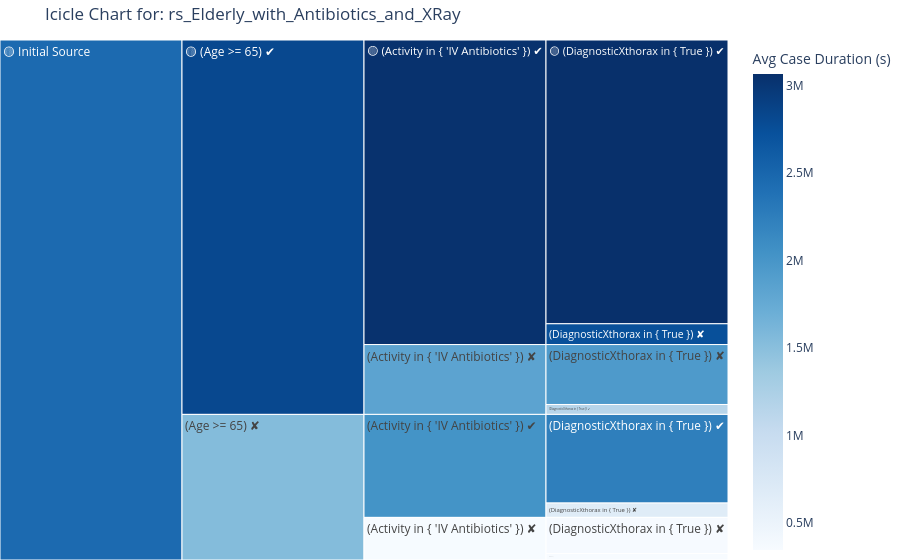
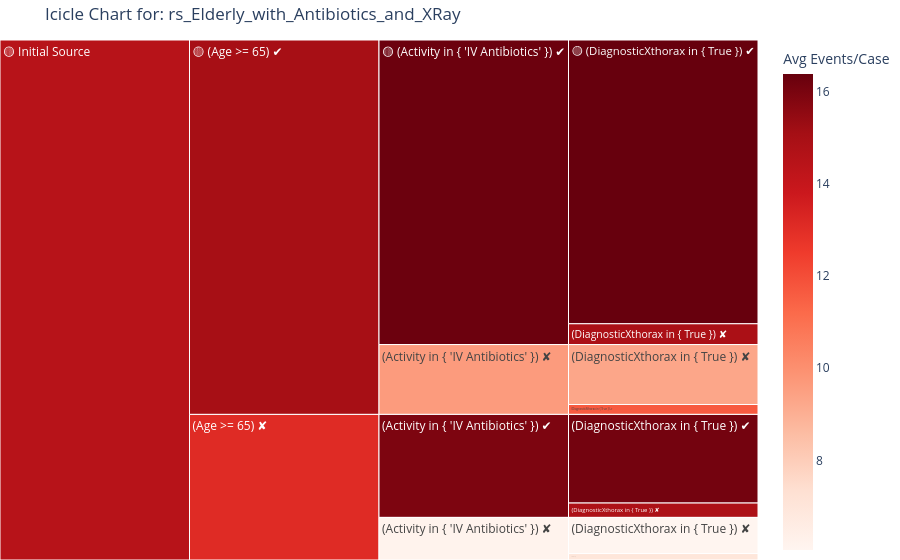
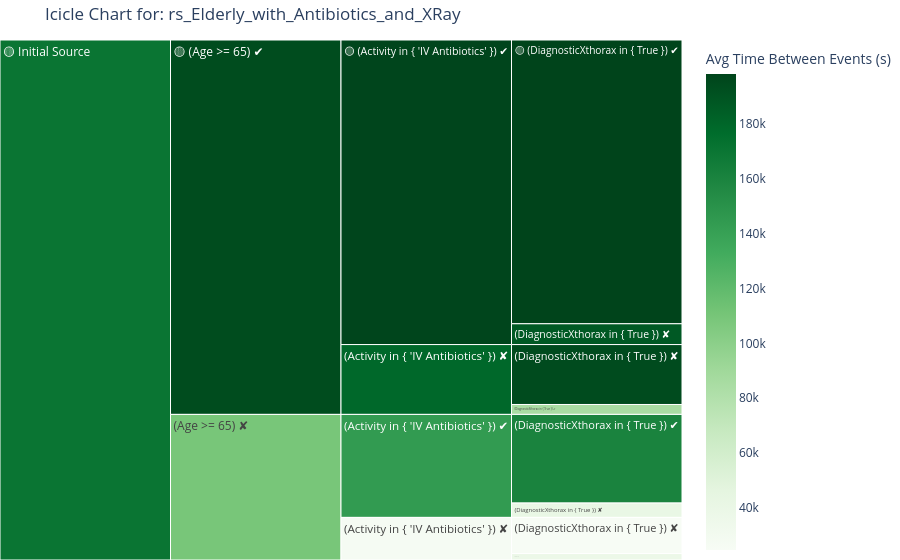

The notebook cell saved with these charts, in order:
### Markdown cell above
When examining the visualization results, it becomes clear that, as expected, elderly patients form a substantial proportion of ER visitors and generally remain in the ER for longer periods. Among these elderly patients, roughly three-quarters received IV antibiotics, compared to about two-thirds of patients younger than 65. Receiving IV antibiotics significantly increased the length of stay, with the effect being more pronounced in elderly patients than in younger ones.  

In contrast, X-rays were common across all groups but did not appear to substantially extend ER stay durations. Similarly, the patterns for time between events and the total number of events mirrored those for overall duration: both increased with the administration of IV antibiotics, but showed no additional increase when X-rays were involved.

### Code cell
query_exploration_icicle('rs_Elderly_with_Antibiotics_and_XRay', log_view, metric='avg_case_duration_seconds', details=False)
query_exploration_icicle('rs_Elderly_with_Antibiotics_and_XRay', log_view, metric='avg_events_per_case', details=False)
query_exploration_icicle('rs_Elderly_with_Antibiotics_and_XRay', log_view, metric='avg_time_between_events', details=False)

### Figure 1 — Plotly figure (JSON) as saved in the notebook; plotly's stock layout.template omitted (floating-point values rounded to 4 significant figures)
{"data": [{"branchvalues": "total", "customdata": [["<b>573 cases</b><br>Avg Case Duration (s): 35d 11h 40m", 3066000.0], ["<b>42 cases</b><br>Avg Case Duration (s): 31d 16h 38m", 2738000.0], ["<b>20 cases</b><br>Avg Case Duration (s): 13d 8h 49m", 1155000.0], ["<b>121 cases</b><br>Avg Case Duration (s): 22d 12h 51m", 1947000.0], ["<b>179 cases</b><br>Avg Case Duration (s): 25d 23h 52m", 2246000.0], ["<b>29 cases</b><br>Avg Case Duration (s): 7d 18h 20m", 670900.0], ["<b>13 cases</b><br>Avg Case Duration (s): 4d 19m", 346800.0], ["<b>73 cases</b><br>Avg Case Duration (s): 4d 3h 44m", 359100.0], ["(?)", 3044000.0], ["(?)", 1835000.0], ["(?)", 2026000.0], ["(?)", 357200.0], ["(?)", 2818000.0], ["(?)", 1538000.0], ["(?)", 2460000.0]], "domain": {"x": [0, 1], "y": [0, 1]}, "hovertemplate": "%{customdata[0]}<extra></extra>", "ids": ["🟡 Initial Source/🟡 (Age >= 65) ✔/🟡 (Activity in { 'IV Antibiotics' }) ✔/🟡 (DiagnosticXthorax in { True }) ✔", "🟡 Initial Source/🟡 (Age >= 65) ✔/🟡 (Activity in { 'IV Antibiotics' }) ✔/(DiagnosticXthorax in { True }) ✘", "🟡 Initial Source/🟡 (Age >= 65) ✔/(Activity in { 'IV Antibiotics' }) ✘/(DiagnosticXthorax in { True }) ✔", "🟡 Initial Source/🟡 (Age >= 65) ✔/(Activity in { 'IV Antibiotics' }) ✘/(DiagnosticXthorax in { True }) ✘", "🟡 Initial Source/(Age >= 65) ✘/(Activity in { 'IV Antibiotics' }) ✔/(DiagnosticXthorax in { True }) ✔", "🟡 Initial Source/(Age >= 65) ✘/(Activity in { 'IV Antibiotics' }) ✔/(DiagnosticXthorax in { True }) ✘", "🟡 Initial Source/(Age >= 65) ✘/(Activity in { 'IV Antibiotics' }) ✘/(DiagnosticXthorax in { True }) ✔", "🟡 Initial Source/(Age >= 65) ✘/(Activity in { 'IV Antibiotics' }) ✘/(DiagnosticXthorax in { True }) ✘", "🟡 Initial Source/🟡 (Age >= 65) ✔/🟡 (Activity in { 'IV Antibiotics' }) ✔", "🟡 Initial Source/🟡 (Age >= 65) ✔/(Activity in { 'IV Antibiotics' }) ✘", "🟡 Initial Source/(Age >= 65) ✘/(Activity in { 'IV Antibiotics' }) ✔", "🟡 Initial Source/(Age >= 65) ✘/(Activity in { 'IV Antibiotics' }) ✘", "🟡 Initial Source/🟡 (Age >= 65) ✔", "🟡 Initial Source/(Age >= 65) ✘", "🟡 Initial Source"], "labels": ["🟡 (DiagnosticXthorax in { True }) ✔", "(DiagnosticXthorax in { True }) ✘", "(DiagnosticXthorax in { True }) ✔", "(DiagnosticXthorax in { True }) ✘", "(DiagnosticXthorax in { True }) ✔", "(DiagnosticXthorax in { True }) ✘", "(DiagnosticXthorax in { True }) ✔", "(DiagnosticXthorax in { True }) ✘", "🟡 (Activity in { 'IV Antibiotics' }) ✔", "(Activity in { 'IV Antibiotics' }) ✘", "(Activity in { 'IV Antibiotics' }) ✔", "(Activity in { 'IV Antibiotics' }) ✘", "🟡 (Age >= 65) ✔", "(Age >= 65) ✘", "🟡 Initial Source"], "marker": {"coloraxis": "coloraxis", "colors": [3066000.0, 2738000.0, 1155000.0, 1947000.0, 2246000.0, 670900.0, 346800.0, 359100.0, 3044000.0, 1835000.0, 2026000.0, 357200.0, 2818000.0, 1538000.0, 2460000.0]}, "name": "", "parents": ["🟡 Initial Source/🟡 (Age >= 65) ✔/🟡 (Activity in { 'IV Antibiotics' }) ✔", "🟡 Initial Source/🟡 (Age >= 65) ✔/🟡 (Activity in { 'IV Antibiotics' }) ✔", "🟡 Initial Source/🟡 (Age >= 65) ✔/(Activity in { 'IV Antibiotics' }) ✘", "🟡 Initial Source/🟡 (Age >= 65) ✔/(Activity in { 'IV Antibiotics' }) ✘", "🟡 Initial Source/(Age >= 65) ✘/(Activity in { 'IV Antibiotics' }) ✔", "🟡 Initial Source/(Age >= 65) ✘/(Activity in { 'IV Antibiotics' }) ✔", "🟡 Initial Source/(Age >= 65) ✘/(Activity in { 'IV Antibiotics' }) ✘", "🟡 Initial Source/(Age >= 65) ✘/(Activity in { 'IV Antibiotics' }) ✘", "🟡 Initial Source/🟡 (Age >= 65) ✔", "🟡 Initial Source/🟡 (Age >= 65) ✔", "🟡 Initial Source/(Age >= 65) ✘", "🟡 Initial Source/(Age >= 65) ✘", "🟡 Initial Source", "🟡 Initial Source", ""], "type": "icicle", "values": [573.0, 42.0, 20.0, 121.0, 179.0, 29.0, 13.0, 73.0, 615.0, 141.0, 208.0, 86.0, 756.0, 294.0, 1050.0]}], "layout": {"coloraxis": {"colorbar": {"title": {"text": "Avg Case Duration (s)"}}, "colorscale": [[0, "rgb(247,251,255)"], [0.125, "rgb(222,235,247)"], [0.25, "rgb(198,219,239)"], [0.375, "rgb(158,202,225)"], [0.5, "rgb(107,174,214)"], [0.625, "rgb(66,146,198)"], [0.75, "rgb(33,113,181)"], [0.875, "rgb(8,81,156)"], [1, "rgb(8,48,107)"]]}, "legend": {"tracegroupgap": 0}, "margin": {"b": 0, "l": 0, "r": 0, "t": 40}, "title": {"text": "Icicle Chart for: rs_Elderly_with_Antibiotics_and_XRay"}}}

### Figure 2 — Plotly figure (JSON) as saved in the notebook; plotly's stock layout.template omitted (floating-point values rounded to 4 significant figures)
{"data": [{"branchvalues": "total", "customdata": [["<b>573 cases</b><br>Avg Events/Case: 16.38", 16.38], ["<b>42 cases</b><br>Avg Events/Case: 14.88", 14.88], ["<b>20 cases</b><br>Avg Events/Case: 11.65", 11.65], ["<b>121 cases</b><br>Avg Events/Case: 9.30", 9.298], ["<b>179 cases</b><br>Avg Events/Case: 16.11", 16.11], ["<b>29 cases</b><br>Avg Events/Case: 14.83", 14.83], ["<b>13 cases</b><br>Avg Events/Case: 7.00", 7], ["<b>73 cases</b><br>Avg Events/Case: 6.05", 6.055], ["(?)", 16.28], ["(?)", 9.631], ["(?)", 15.93], ["(?)", 6.198], ["(?)", 15.04], ["(?)", 13.08], ["(?)", 14.49]], "domain": {"x": [0, 1], "y": [0, 1]}, "hovertemplate": "%{customdata[0]}<extra></extra>", "ids": ["🟡 Initial Source/🟡 (Age >= 65) ✔/🟡 (Activity in { 'IV Antibiotics' }) ✔/🟡 (DiagnosticXthorax in { True }) ✔", "🟡 Initial Source/🟡 (Age >= 65) ✔/🟡 (Activity in { 'IV Antibiotics' }) ✔/(DiagnosticXthorax in { True }) ✘", "🟡 Initial Source/🟡 (Age >= 65) ✔/(Activity in { 'IV Antibiotics' }) ✘/(DiagnosticXthorax in { True }) ✔", "🟡 Initial Source/🟡 (Age >= 65) ✔/(Activity in { 'IV Antibiotics' }) ✘/(DiagnosticXthorax in { True }) ✘", "🟡 Initial Source/(Age >= 65) ✘/(Activity in { 'IV Antibiotics' }) ✔/(DiagnosticXthorax in { True }) ✔", "🟡 Initial Source/(Age >= 65) ✘/(Activity in { 'IV Antibiotics' }) ✔/(DiagnosticXthorax in { True }) ✘", "🟡 Initial Source/(Age >= 65) ✘/(Activity in { 'IV Antibiotics' }) ✘/(DiagnosticXthorax in { True }) ✔", "🟡 Initial Source/(Age >= 65) ✘/(Activity in { 'IV Antibiotics' }) ✘/(DiagnosticXthorax in { True }) ✘", "🟡 Initial Source/🟡 (Age >= 65) ✔/🟡 (Activity in { 'IV Antibiotics' }) ✔", "🟡 Initial Source/🟡 (Age >= 65) ✔/(Activity in { 'IV Antibiotics' }) ✘", "🟡 Initial Source/(Age >= 65) ✘/(Activity in { 'IV Antibiotics' }) ✔", "🟡 Initial Source/(Age >= 65) ✘/(Activity in { 'IV Antibiotics' }) ✘", "🟡 Initial Source/🟡 (Age >= 65) ✔", "🟡 Initial Source/(Age >= 65) ✘", "🟡 Initial Source"], "labels": ["🟡 (DiagnosticXthorax in { True }) ✔", "(DiagnosticXthorax in { True }) ✘", "(DiagnosticXthorax in { True }) ✔", "(DiagnosticXthorax in { True }) ✘", "(DiagnosticXthorax in { True }) ✔", "(DiagnosticXthorax in { True }) ✘", "(DiagnosticXthorax in { True }) ✔", "(DiagnosticXthorax in { True }) ✘", "🟡 (Activity in { 'IV Antibiotics' }) ✔", "(Activity in { 'IV Antibiotics' }) ✘", "(Activity in { 'IV Antibiotics' }) ✔", "(Activity in { 'IV Antibiotics' }) ✘", "🟡 (Age >= 65) ✔", "(Age >= 65) ✘", "🟡 Initial Source"], "marker": {"coloraxis": "coloraxis", "colors": [16.38, 14.88, 11.65, 9.298, 16.11, 14.83, 7.0, 6.055, 16.28, 9.631, 15.93, 6.198, 15.04, 13.08, 14.49]}, "name": "", "parents": ["🟡 Initial Source/🟡 (Age >= 65) ✔/🟡 (Activity in { 'IV Antibiotics' }) ✔", "🟡 Initial Source/🟡 (Age >= 65) ✔/🟡 (Activity in { 'IV Antibiotics' }) ✔", "🟡 Initial Source/🟡 (Age >= 65) ✔/(Activity in { 'IV Antibiotics' }) ✘", "🟡 Initial Source/🟡 (Age >= 65) ✔/(Activity in { 'IV Antibiotics' }) ✘", "🟡 Initial Source/(Age >= 65) ✘/(Activity in { 'IV Antibiotics' }) ✔", "🟡 Initial Source/(Age >= 65) ✘/(Activity in { 'IV Antibiotics' }) ✔", "🟡 Initial Source/(Age >= 65) ✘/(Activity in { 'IV Antibiotics' }) ✘", "🟡 Initial Source/(Age >= 65) ✘/(Activity in { 'IV Antibiotics' }) ✘", "🟡 Initial Source/🟡 (Age >= 65) ✔", "🟡 Initial Source/🟡 (Age >= 65) ✔", "🟡 Initial Source/(Age >= 65) ✘", "🟡 Initial Source/(Age >= 65) ✘", "🟡 Initial Source", "🟡 Initial Source", ""], "type": "icicle", "values": [573.0, 42.0, 20.0, 121.0, 179.0, 29.0, 13.0, 73.0, 615.0, 141.0, 208.0, 86.0, 756.0, 294.0, 1050.0]}], "layout": {"coloraxis": {"colorbar": {"title": {"text": "Avg Events/Case"}}, "colorscale": [[0, "rgb(255,245,240)"], [0.125, "rgb(254,224,210)"], [0.25, "rgb(252,187,161)"], [0.375, "rgb(252,146,114)"], [0.5, "rgb(251,106,74)"], [0.625, "rgb(239,59,44)"], [0.75, "rgb(203,24,29)"], [0.875, "rgb(165,15,21)"], [1, "rgb(103,0,13)"]]}, "legend": {"tracegroupgap": 0}, "margin": {"b": 0, "l": 0, "r": 0, "t": 40}, "title": {"text": "Icicle Chart for: rs_Elderly_with_Antibiotics_and_XRay"}}}

### Figure 3 — Plotly figure (JSON) as saved in the notebook; plotly's stock layout.template omitted (floating-point values rounded to 4 significant figures)
{"data": [{"branchvalues": "total", "customdata": [["<b>573 cases</b><br>Avg Time Between Events (s): 2d 7h 5m", 198400.0], ["<b>42 cases</b><br>Avg Time Between Events (s): 2d 3h 59m", 187200.0], ["<b>20 cases</b><br>Avg Time Between Events (s): 23h 38m", 85130.0], ["<b>121 cases</b><br>Avg Time Between Events (s): 2d 6h 6m", 194800.0], ["<b>179 cases</b><br>Avg Time Between Events (s): 1d 20h 37m", 160600.0], ["<b>29 cases</b><br>Avg Time Between Events (s): 11h 26m", 41170.0], ["<b>13 cases</b><br>Avg Time Between Events (s): 10h 40m", 38430.0], ["<b>73 cases</b><br>Avg Time Between Events (s): 6h 49m", 24580.0], ["(?)", 197600.0], ["(?)", 179200.0], ["(?)", 144000.0], ["(?)", 26670.0], ["(?)", 194200.0], ["(?)", 109700.0], ["(?)", 170500.0]], "domain": {"x": [0, 1], "y": [0, 1]}, "hovertemplate": "%{customdata[0]}<extra></extra>", "ids": ["🟡 Initial Source/🟡 (Age >= 65) ✔/🟡 (Activity in { 'IV Antibiotics' }) ✔/🟡 (DiagnosticXthorax in { True }) ✔", "🟡 Initial Source/🟡 (Age >= 65) ✔/🟡 (Activity in { 'IV Antibiotics' }) ✔/(DiagnosticXthorax in { True }) ✘", "🟡 Initial Source/🟡 (Age >= 65) ✔/(Activity in { 'IV Antibiotics' }) ✘/(DiagnosticXthorax in { True }) ✔", "🟡 Initial Source/🟡 (Age >= 65) ✔/(Activity in { 'IV Antibiotics' }) ✘/(DiagnosticXthorax in { True }) ✘", "🟡 Initial Source/(Age >= 65) ✘/(Activity in { 'IV Antibiotics' }) ✔/(DiagnosticXthorax in { True }) ✔", "🟡 Initial Source/(Age >= 65) ✘/(Activity in { 'IV Antibiotics' }) ✔/(DiagnosticXthorax in { True }) ✘", "🟡 Initial Source/(Age >= 65) ✘/(Activity in { 'IV Antibiotics' }) ✘/(DiagnosticXthorax in { True }) ✔", "🟡 Initial Source/(Age >= 65) ✘/(Activity in { 'IV Antibiotics' }) ✘/(DiagnosticXthorax in { True }) ✘", "🟡 Initial Source/🟡 (Age >= 65) ✔/🟡 (Activity in { 'IV Antibiotics' }) ✔", "🟡 Initial Source/🟡 (Age >= 65) ✔/(Activity in { 'IV Antibiotics' }) ✘", "🟡 Initial Source/(Age >= 65) ✘/(Activity in { 'IV Antibiotics' }) ✔", "🟡 Initial Source/(Age >= 65) ✘/(Activity in { 'IV Antibiotics' }) ✘", "🟡 Initial Source/🟡 (Age >= 65) ✔", "🟡 Initial Source/(Age >= 65) ✘", "🟡 Initial Source"], "labels": ["🟡 (DiagnosticXthorax in { True }) ✔", "(DiagnosticXthorax in { True }) ✘", "(DiagnosticXthorax in { True }) ✔", "(DiagnosticXthorax in { True }) ✘", "(DiagnosticXthorax in { True }) ✔", "(DiagnosticXthorax in { True }) ✘", "(DiagnosticXthorax in { True }) ✔", "(DiagnosticXthorax in { True }) ✘", "🟡 (Activity in { 'IV Antibiotics' }) ✔", "(Activity in { 'IV Antibiotics' }) ✘", "(Activity in { 'IV Antibiotics' }) ✔", "(Activity in { 'IV Antibiotics' }) ✘", "🟡 (Age >= 65) ✔", "(Age >= 65) ✘", "🟡 Initial Source"], "marker": {"coloraxis": "coloraxis", "colors": [198400.0, 187200.0, 85130.0, 194800.0, 160600.0, 41170.0, 38430.0, 24580.0, 197600.0, 179200.0, 144000.0, 26670.0, 194200.0, 109700.0, 170500.0]}, "name": "", "parents": ["🟡 Initial Source/🟡 (Age >= 65) ✔/🟡 (Activity in { 'IV Antibiotics' }) ✔", "🟡 Initial Source/🟡 (Age >= 65) ✔/🟡 (Activity in { 'IV Antibiotics' }) ✔", "🟡 Initial Source/🟡 (Age >= 65) ✔/(Activity in { 'IV Antibiotics' }) ✘", "🟡 Initial Source/🟡 (Age >= 65) ✔/(Activity in { 'IV Antibiotics' }) ✘", "🟡 Initial Source/(Age >= 65) ✘/(Activity in { 'IV Antibiotics' }) ✔", "🟡 Initial Source/(Age >= 65) ✘/(Activity in { 'IV Antibiotics' }) ✔", "🟡 Initial Source/(Age >= 65) ✘/(Activity in { 'IV Antibiotics' }) ✘", "🟡 Initial Source/(Age >= 65) ✘/(Activity in { 'IV Antibiotics' }) ✘", "🟡 Initial Source/🟡 (Age >= 65) ✔", "🟡 Initial Source/🟡 (Age >= 65) ✔", "🟡 Initial Source/(Age >= 65) ✘", "🟡 Initial Source/(Age >= 65) ✘", "🟡 Initial Source", "🟡 Initial Source", ""], "type": "icicle", "values": [573.0, 42.0, 20.0, 121.0, 179.0, 29.0, 13.0, 73.0, 615.0, 141.0, 208.0, 86.0, 756.0, 294.0, 1050.0]}], "layout": {"coloraxis": {"colorbar": {"title": {"text": "Avg Time Between Events (s)"}}, "colorscale": [[0, "rgb(247,252,245)"], [0.125, "rgb(229,245,224)"], [0.25, "rgb(199,233,192)"], [0.375, "rgb(161,217,155)"], [0.5, "rgb(116,196,118)"], [0.625, "rgb(65,171,93)"], [0.75, "rgb(35,139,69)"], [0.875, "rgb(0,109,44)"], [1, "rgb(0,68,27)"]]}, "legend": {"tracegroupgap": 0}, "margin": {"b": 0, "l": 0, "r": 0, "t": 40}, "title": {"text": "Icicle Chart for: rs_Elderly_with_Antibiotics_and_XRay"}}}
